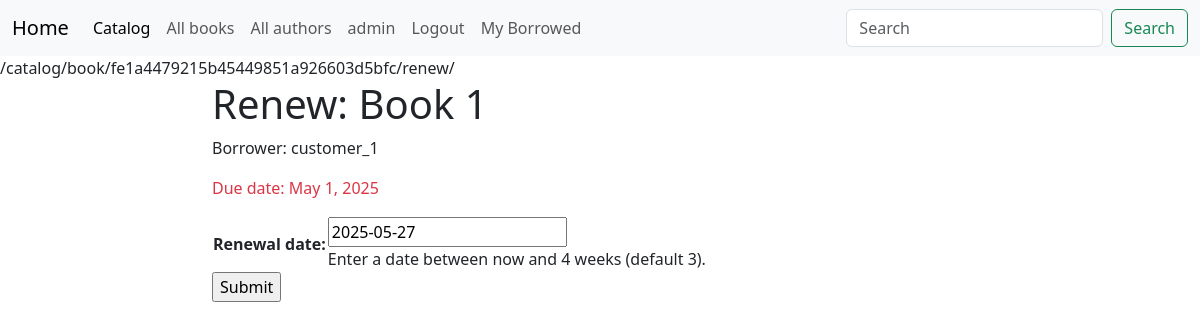
Screenshot of /catalog/book/fe1a4479215b45449851a926603d5bfc/renew/ (signed in) with the database file from the repository.
### catalog/models.py (models this page shows, shortened)
class BookInstance(models.Model):
    id = models.UUIDField(primary_key=True, default=uuid.uuid4, help_text="Unique ID for this particular book across whole library")
    book = models.ForeignKey('Book', on_delete=models.SET_NULL, null=True)
    imprint = models.CharField(max_length=200)
    due_back = models.DateField(null=True, blank=True)
    borrower = models.ForeignKey(User, on_delete=models.SET_NULL, null=True, blank=True)
    LOAN_STATUS = (
        ('m', 'Maintenance'),
        ('o', 'On loan'),
        ('a', 'Available'),
        ('r', 'Reserved'),
    )
    status = models.CharField(max_length=1, choices=LOAN_STATUS, blank=True, default='m', help_text='Book availability')
    class Meta:
        ordering = ["due_back"]
        permissions = (("can_mark_returned", "Set book as returned"),)
    @property
    def is_overdue(self):
        if self.due_back and date.today() > self.due_back:
            return True
        return False

class Book(models.Model):
    title = models.CharField(max_length=200)
    author = models.ForeignKey('Author', on_delete=models.SET_NULL, null=True)
    summary = models.TextField(max_length=1000, help_text="Enter a brief description of the book")
    isbn = models.CharField('ISBN',max_length=13, help_text='13 Character <a href="https://www.isbn-international.org/content/what-isbn">ISBN number</a>')
    genre = models.ManyToManyField(Genre, help_text="Select a genre for this book")
    language = models.ForeignKey('Language', on_delete=models.SET_NULL, null=True)
    class Meta:
        ordering = ["title"]
    def display_genre(self):
        """
        Creates a string for the Genre. This is required to display genre in Admin.
        """
        return ', '.join([genre.name for genre in self.genre.all()[:3]])
    display_genre.short_description = 'Genre'

### catalog/views.py (the view)
# urls.py: re_path(r'^book/(?P<pk>[-\w]+)/renew/$', views.renew_book_librarian, name='renew-book-librarian'),
@permission_required('catalog.can_mark_returned')
def renew_book_librarian(request, pk):
    book_inst = get_object_or_404(BookInstance, pk=pk)
    if request.method == 'POST':
        form = RenewBookForm(request.POST)
        if form.is_valid():
            book_inst.due_back = form.cleaned_data['renewal_date']
            book_inst.save()
            return HttpResponseRedirect(reverse('all-borrowed') )
    else:
        proposed_renewal_date = datetime.date.today() + datetime.timedelta(weeks=3)
        form = RenewBookForm(initial={'renewal_date': proposed_renewal_date,})
    return render(request, 'books/book_renew_librarian.html', {'form': form, 'bookinst':book_inst})

### catalog/forms.py (shortened to what this page needs)
class RenewBookForm(forms.Form):
    renewal_date = forms.DateField(help_text="Enter a date between now and 4 weeks (default 3).")

### catalog/templates/books/book_renew_librarian.html (shortened to what this page needs)
{% extends "base_generic.html" %}
{% block content %}
<h1>Renew: {{ bookinst.book.title }}</h1>
<p>Borrower: {{ bookinst.borrower }}</p>
<p{% if bookinst.is_overdue %} class="text-danger" {% endif %}>Due date: {{ bookinst.due_back }}</p>
    <form action="" method="post">
        <table>
            {{ form.as_table }}
        </table>
        <input type="submit" value="Submit">
    </form>
{% endblock %}

### locallibrary/templates/navbar.html (shortened to what this page needs)
<nav class="navbar navbar-expand-lg bg-body-tertiary">
  <div class="container-fluid">
    <a class="navbar-brand" href="#">Home</a>
    <div class="collapse navbar-collapse" id="navbarSupportedContent">
      <ul class="navbar-nav me-auto mb-2 mb-lg-0">
        <li class="nav-item">
          <a class="nav-link active" aria-current="page" href="{% url 'catalog_home' %}">Catalog</a>
        </li>
        <li class="nav-item">
          <a class="nav-link" href="{% url 'books' %}">All books</a>
        </li>
        <li class="nav-item">
          <a class="nav-link" href="{% url 'authors' %}">All authors</a>
        </li>
        {% if user.is_authenticated %}
          <li class="nav-item">
            <a class="nav-link" href="{% url 'edit' %}">{{ user.get_username }}</a></li>
          <li class="nav-item">
            <form method="post" action="{% url 'logout' %}" class="logout-form">
              <button type="submit" class="btn nav-link border-0 bg-transparent">Logout</button>
            </form>
          </li>
          <li class="nav-item" ><a class="nav-link" href="{% url 'my-borrowed' %}">My Borrowed</a></li>
        {% else %}
          <li class="nav-item"><a class="nav-link" href="{% url 'login' %}?next={{request.path}}">Login</a></li>
        {% endif %}
      </ul>
      <form class="d-flex" role="search">
        <input class="form-control me-2" type="search" placeholder="Search" aria-label="Search">
        <button class="btn btn-outline-success" type="submit">Search</button>
      </form>
    </div>
  </div>
</nav>

### rows the page displays
BookInstance: book "Book 1", borrower "customer_1", due_back "May 1, 2025"

### other values shown
{{ user.get_username }} "admin"
{{ request.path }} "/catalog/book/fe1a4479215b45449851a926603d5bfc/renew/"
